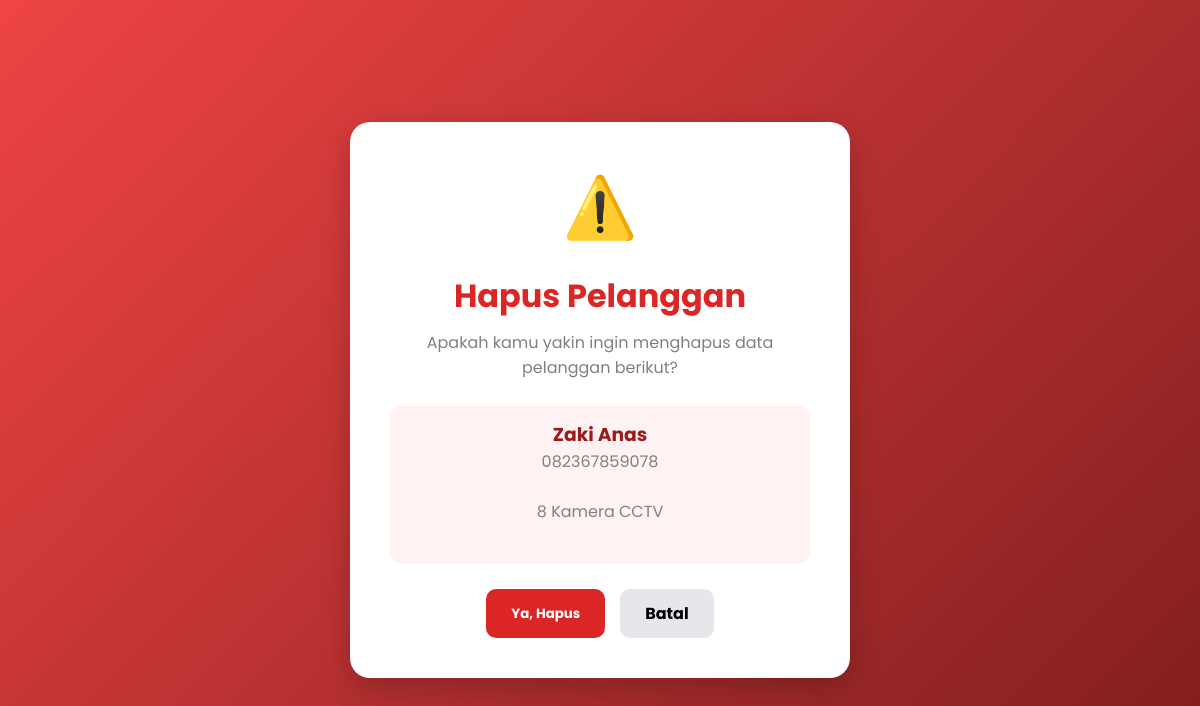
The app's page /hapus/13/ (signed in) with its own data.
### layanan/models.py (models this page shows, shortened)
class Pelanggan(models.Model):
    STATUS_CHOICES = [
        ('Menunggu Pembayaran', 'Menunggu Pembayaran'),
        ('Menunggu Verifikasi', 'Menunggu Verifikasi'),
        ('Diproses', 'Diproses'),
        ('Selesai', 'Selesai'),
    ]
    nama = models.CharField(max_length=100)
    alamat = models.TextField()
    no_hp = models.CharField(max_length=20)
    paket = models.CharField(max_length=50)
    status = models.CharField(
        max_length=50,
        choices=STATUS_CHOICES,
        default='Menunggu Pembayaran'
    )
    bukti_pembayaran = models.ImageField(
    upload_to='bukti_pembayaran/',
    blank=True,
    null=True
)

### layanan/views.py (the view)
# urls.py: path('hapus/<int:id>/', views.konfirmasi_hapus, name='konfirmasi_hapus'),
@login_required(login_url='login')
def konfirmasi_hapus(request, id):
    pelanggan = get_object_or_404(Pelanggan, id=id)
    return render(request, 'hapus.html', {'pelanggan': pelanggan})

### layanan/templates/hapus.html (shortened to what this page needs)
<!DOCTYPE html>
<html lang="en">
<head>
</head>
<body>
<div class="container">
    <div class="icon">⚠️</div>
    <h1>Hapus Pelanggan</h1>
    <p>Apakah kamu yakin ingin menghapus data pelanggan berikut?</p>
    <div class="customer-box">
        <h3>{{ pelanggan.nama }}</h3>
        <p>{{ pelanggan.no_hp }}</p>
        <p>{{ pelanggan.paket }}</p>
    </div>
    <form id="deleteForm" method="POST" action="{% url 'hapus_pelanggan' pelanggan.id %}">
        <div class="buttons">
            <button type="button" class="delete-btn" onclick="openModal()">
                Ya, Hapus
            </button>
            <a href="{% url 'dashboard' %}" class="cancel-btn">
                Batal
            </a>
        </div>
    </form>
</div>
</body>
</html>

### layanan/templates/hapus.html (style rules this page uses)
* { margin:0; padding:0; box-sizing:border-box; font-family:'Poppins', sans-serif; }
body { min-height:100vh; display:flex; justify-content:center; align-items:center; background:linear-gradient(135deg,#ef4444,#7f1d1d); animation:fadePage 1s ease; }
.container { width:500px; background:white; padding:40px; border-radius:20px; text-align:center; box-shadow:0 10px 30px rgba(0,0,0,0.2); animation:floatBox 3s ease-in-out infinite; }
.icon { font-size:60px; margin-bottom:20px; }
h1 { color:#dc2626; margin-bottom:10px; }
p { color:gray; margin-bottom:25px; }
.customer-box { background:#fef2f2; padding:15px; border-radius:12px; margin-bottom:25px; }
.customer-box h3 { color:#991b1b; }
.buttons { display:flex; justify-content:center; gap:15px; }
.delete-btn { background:#dc2626; color:white; padding:12px 25px; border:none; border-radius:10px; cursor:pointer; font-weight:bold; transition:0.3s; }
.cancel-btn { background:#e5e7eb; color:black; padding:12px 25px; text-decoration:none; border-radius:10px; font-weight:bold; transition:0.3s; }

### records on screen
Pelanggan: nama "Zaki Anas", no_hp "082367859078", paket "8 Kamera CCTV"
